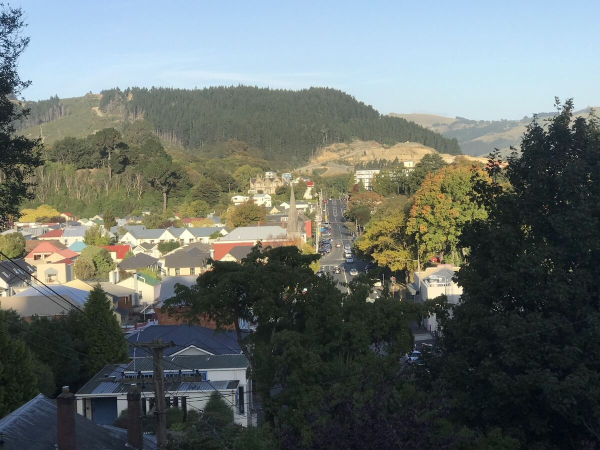
//> input picture testimages/testimage2.jpg, 1200 x 900 px (shown at 1/2 size)
$ ./mosaicing   (built with g++ and OpenCV 4)
//> lines starting //> are read from the running program, lines starting //| are printed output that depends on the picture
#include <opencv2/opencv.hpp>
#include <opencv2/xfeatures2d.hpp>
#include "Timer.h"
#include "cmath"

// [11 lines left out: function imageGenerator, not called in this run]

cv::Mat getTestImage1(int option) {
//> called with option = 2
	cv::Mat returnImage;
	//Image given in example folder.
	if (option == 1) {
		returnImage = cv::imread("../testimages/testimage1.jpg");
	}
	if (option == 2) {
		returnImage = cv::imread("../testimages/testimage2.jpg");
//> returnImage is the input picture: 900 rows x 1200 cols, CV_8UC3; mean B, G, R 108.2, 111.6, 104.1
	}
	if (option == 3) {
		returnImage = cv::imread("../testimages/testimage3.jpg");
	}
	return returnImage;
}

cv::Mat getHomography(int option) {
	cv::Mat H(3, 3, CV_64F);
	// Fridge
	if (option == 1) {
		H.at<double>(0, 0) = 1.005231550598348;
		H.at<double>(0, 1) = -0.001754330803839498;
		H.at<double>(0, 2) = 0.003508661608419048;
		H.at<double>(1, 0) = 0.004643058170193042;
		H.at<double>(1, 1) = 1.002900564761766;
		H.at<double>(1, 2) = -2.00580112952328;
		H.at<double>(2, 0) = 1.211007082951835e-05;
		H.at<double>(2, 1) = -4.060950934818833e-06;
		H.at<double>(2, 2) = 1.00000812190187;
	}
	// Dundas Street
	else if (option == 2) {
		H.at<double>(0, 0) = 1.007576066480183;
		H.at<double>(0, 1) = 0.00351684490917723;
		H.at<double>(0, 2) = -2.018668977868777;
		H.at<double>(1, 0) = -0.002359637216448551;
		H.at<double>(1, 1) = 1.009924728639805;
		H.at<double>(1, 2) = -1.005205454206651;
		H.at<double>(2, 0) = -4.096592389670027e-06;
		H.at<double>(2, 1) = 8.140844697163744e-06;
		H.at<double>(2, 2) = 1.000000052340082;
	}
	// Mural
	else if (option == 3) {
		H.at<double>(0, 0) = 0.9999999999999933;
		H.at<double>(0, 1) = -0.003484320557494391;
		H.at<double>(0, 2) = 0.006968641115726214;
		H.at<double>(1, 0) = -6.69588841507594e-16;
		H.at<double>(1, 1) = 0.996515679442499;
		H.at<double>(1, 2) = -1.99303135888475;
		H.at<double>(2, 0) = -3.815801005221341e-18;
		H.at<double>(2, 1) = -1.209833526908025e-05;
		H.at<double>(2, 2) = 1.000024196670538;
	}


	// Create translation matrix.
	cv::Mat trans(3, 3, CV_64F);
	trans.at<double>(0, 0) = 1;
	trans.at<double>(0, 1) = 0;
	trans.at<double>(0, 2) = -400;
	trans.at<double>(1, 0) = 0;
	trans.at<double>(1, 1) = 1;
	trans.at<double>(1, 2) = 0;
	trans.at<double>(2, 0) = 0;
	trans.at<double>(2, 1) = 0;
	trans.at<double>(2, 2) = 1;


	return H * trans;
}

/**
 * Don't make the step larger than the size of the first image.
 * These were the inputs used to generate the homographies.
 * double percent = 0.48;
 * cv::Mat trueH = generateHomography((int) image1.rows * percent, (int) image1.cols * percent, 3);
 */
// [197 lines left out: functions generateHomography, directLinearTransform, getNormaliseMatrix, RPE, normalisedDLT, getIterations and 2 more, not called in this run]

int main() {
	// Read in two images and display them on screen
	/**
	 * Image choice 1: Image of a fridge.
	 * Image choice 2: Image of Dundas Street.
	 * Image choice 3: Image of a mural.
	 */
	int image_choice = 2;
	cv:: Mat trueH = getHomography(image_choice);
	cv::Mat image1 = getTestImage1(image_choice);
	cv::Mat image2(image1.rows, image1.cols, CV_8UC3);
	cv::warpPerspective(image1, image2, trueH, image1.size());
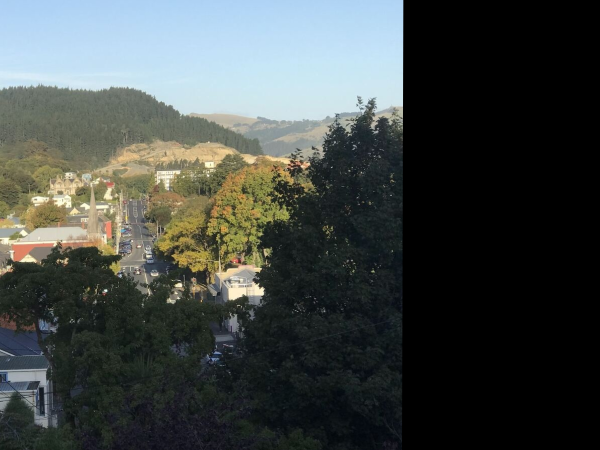
//> image2: 900 rows x 1200 cols, CV_8UC3 (shown at 1/2 size); mean B, G, R 69.9, 72, 66.5

	cv::namedWindow("Display 1");
	cv::namedWindow("Display 2");

	cv::imshow("Display 1", image1);
	cv::imshow("Display 2", image2);
	cv::waitKey(10);

	// Detect SIFT features in the two images

	// cv::Ptr<cv::FeatureDetector> detector = cv::features2d::SIFT::create();
	cv::Ptr<cv::FeatureDetector> detector = cv::SIFT::create();

	std::vector<cv::KeyPoint> keypoints1, keypoints2;
	cv::Mat descriptors1, descriptors2;

	detector->detectAndCompute(image1, cv::noArray(), keypoints1, descriptors1);
//> keypoints1 = 4836 keypoints; strongest (x, y, size): (611, 579, 4), (914, 566, 2), (912, 581, 17.8), (675, 543, 3.2)
	detector->detectAndCompute(image2, cv::noArray(), keypoints2, descriptors2);
//> keypoints2 = 3388 keypoints; strongest (x, y, size): (212, 581, 3.9), (723, 345, 1.8), (663, 334, 1.9), (358, 571, 7.5)

	// Match the features using Brute-Force method

	cv::Ptr<cv::DescriptorMatcher> matcher = cv::BFMatcher::create();

	std::vector<std::vector<cv::DMatch>> matches;

	matcher->knnMatch(descriptors1, descriptors2, matches, 2);
//> matches = 4836 matches

	// Filter the matches to remove ambiguous/unreliable ones

	std::vector<cv::DMatch> goodMatches;
	std::vector<cv::Point2f> goodPoints1, goodPoints2;
	for (const auto& match : matches) {
		if (match[0].distance < 0.8 * match[1].distance) {
			goodMatches.push_back(match[0]);
			goodPoints1.push_back(keypoints1[match[0].queryIdx].pt);
			goodPoints2.push_back(keypoints2[match[0].trainIdx].pt);
		}
	}
//> after the loop, goodMatches = 2011 matches; goodPoints1 = 2011 Points (x, y), first 12: [49.09, 200.9], [49.81, 516.5], [54.56, 80.57], [65.06, 630.7], [66.37, 516.2], [90.15, 515.8], [106.1, 473.1], [126.3, 530.3], [126.5, 529.9], [152.4, 192.9], [152.5, 199.9], [157.2, 481.3]; goodPoints2 = 2011 Points (x, y), first 12: [430.9, 410.4], [31.52, 657.9], [394.8, 472.6], [231.9, 525], [119.6, 379.6], [395, 315.7], [9.33, 738.6], [166, 351.4], [166, 351.4], [54.53, 170.4], [180.8, 184.8], [353.6, 346.5]

	// Compute the homgraphy
//> (the run ends here: the program needs code that is not available in this run, at `Timer timer;`)
